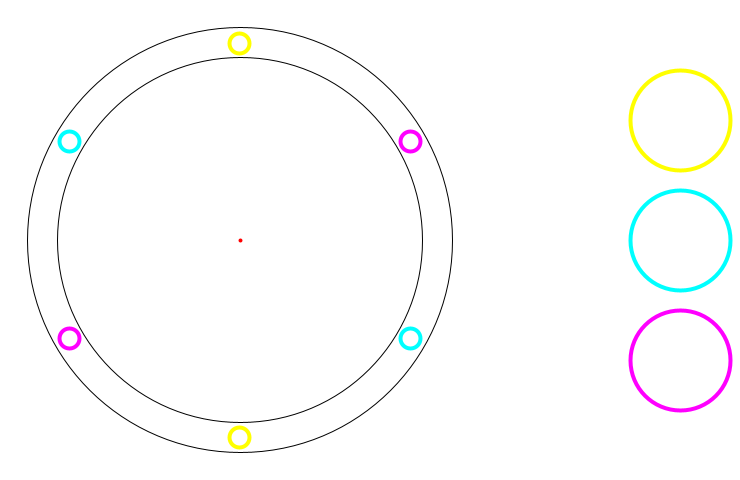
Frame 1 (no input)
Frame 60 (the mouse pressed at the canvas centre just before this capture): identical to frame 1, image omitted
Frame 120 (the mouse held since frame 60 and released just before this capture): identical to frame 1, image omitted

The Processing sketch that drew this single still picture (run headless with seeded random() and noise(); from frame 60 on, the mouse is pressed at the canvas centre):

// Processing sketch: campoGirante
// ── campoGirante.pde
/**
 * Pulses.
 *
 * Software drawing instruments can follow a rhythm or abide by rules independent
 * of drawn gestures. This is a form of collaborative drawing in which the draftsperson
 * controls some aspects of the image and the software controls others.
 */

int angle = 0;
int amp;
int center;
int maxLength;
int wireDistance;
boolean a = false;
boolean b = false;
boolean c = false;


void setup() {
  //fullScreen();
  size(740, 480);
  center = height/2;
  amp = (height-130)/3;
  wireDistance = (height-85)/2;
  background(255);
  fill(255,255,0);
}

void draw() {
  background(255);
  stroke(0);
  strokeWeight(1);
  noFill();
  ellipse(center,center,height-115,height-115);
  ellipse(center,center,height-55,height-55);
  strokeWeight(4);
  // a
  float xa = amp*sin(radians(angle));
  float ya = 0;
  stroke(255,255,0);
  if(a){
    fill(255,255,0);
    line(center,center,center+xa,center+ya);
  } else {
    noFill();
  }
  ellipse(center+wireDistance*cos(radians(0+90)),center+wireDistance*sin(radians(0+90)),20,20);
  ellipse(center+wireDistance*cos(radians(0-90)),center+wireDistance*sin(radians(0-90)),20,20);
  ellipse(2*center+200,height/4,100,100);
  // b
  float xb = amp*sin(radians(angle-120))*cos(radians(120));
  float yb = amp*sin(radians(angle-120))*sin(radians(120));
  stroke(0,255,255);
  if (b){
    fill(0,255,255);
    line(center,center,center+xb,center+yb);
  } else {
    noFill();
  }
  ellipse(center+wireDistance*cos(radians(120+90)),center+wireDistance*sin(radians(120+90)),20,20);
  ellipse(center+wireDistance*cos(radians(120-90)),center+wireDistance*sin(radians(120-90)),20,20);
  ellipse(2*center+200,2*height/4,100,100);
  // c
  float xc = amp*sin(radians(angle-240))*cos(radians(240));
  float yc = amp*sin(radians(angle-240))*sin(radians(240));
  stroke(255,0,255);
  if (c){
    fill(255,0,255);
    line(center,center,center+xc,center+yc);
  } else {
    noFill();
  }
  ellipse(center+wireDistance*cos(radians(240+90)),center+wireDistance*sin(radians(240+90)),20,20);
  ellipse(center+wireDistance*cos(radians(240-90)),center+wireDistance*sin(radians(240-90)),20,20);
  ellipse(2*center+200,3*height/4,100,100);
  stroke(255,0,0);
  float xt = 0.0;
  float yt = 0.0;
  if (a){
    xt += xa;
    yt += ya;
  }
  if (b){
    xt += xb;
    yt += yb;
  }
  if (c){
    xt += xc;
    yt += yc;
  }
  line(center,center,center+xt,center+yt);
  angle=angle==359?0:angle+1;
}
float distance(int x1, int y1, int x2, int y2){
 return sqrt((x1-x2)*(x1-x2)+(y1-y2)*(y1-y2));
}


void mouseReleased(){
  if(distance(mouseX,mouseY,2*center+200,height/4)<50){
    a = !a;
  }
  if(distance(mouseX,mouseY,2*center+200,2*height/4)<50){
    b = !b;
  }
  if(distance(mouseX,mouseY,2*center+200,3*height/4)<50){
    c = !c;
  }
}
